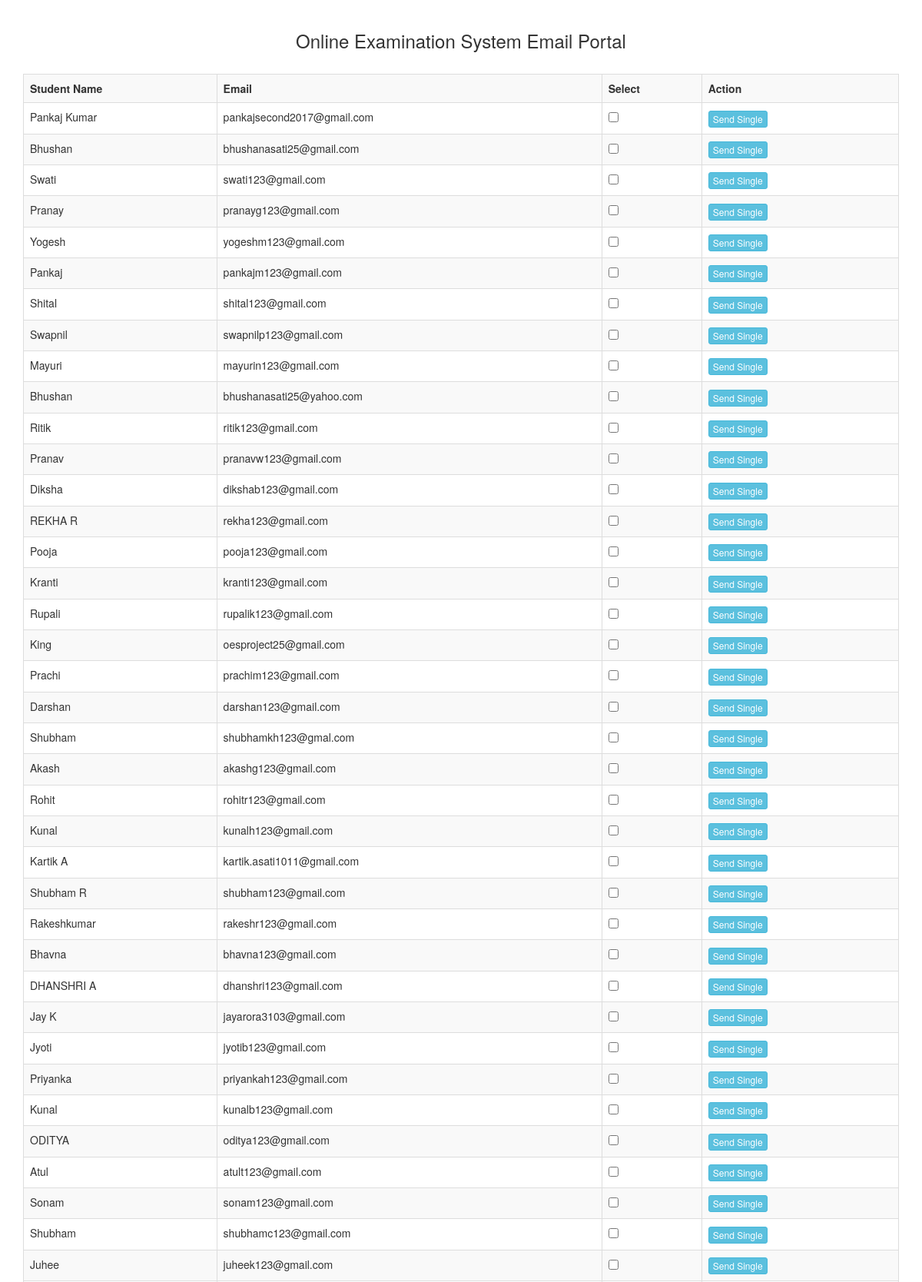
/admin/pages/email.php (upper part), run on the app's committed database.
### tables this page shows
CREATE TABLE `tbl_users` (
  `user_id` varchar(255) NOT NULL,
  `first_name` varchar(255) NOT NULL,
  `last_name` varchar(255) NOT NULL,
  `gender` varchar(255) NOT NULL,
  `dob` varchar(255) NOT NULL,
  `address` longtext NOT NULL,
  `email` varchar(255) NOT NULL,
  `phone` int(10) NOT NULL,
  `department` varchar(255) NOT NULL DEFAULT '-',
  `category` varchar(255) NOT NULL DEFAULT '-',
  `login` varchar(255) NOT NULL DEFAULT 'e10adc3949ba59abbe56e057f20f883e',
  `role` varchar(255) NOT NULL DEFAULT 'student',
  `avatar` longblob DEFAULT NULL,
  `acc_stat` varchar(255) NOT NULL DEFAULT '1'
);

### admin/pages/email.php (the view, shortened to what this page needs)
<?php
$connect = new PDO("mysql:host=localhost;dbname=oes_db", "root", "");
$query = "SELECT * FROM tbl_users ORDER BY user_id";
$statement = $connect->prepare($query);
$statement->execute();
$result = $statement->fetchAll();
?>
<!DOCTYPE html>
<html>
	<head>
		<link rel="stylesheet" href="https://maxcdn.bootstrapcdn.com/bootstrap/3.3.6/css/bootstrap.min.css" />
	</head>
	<body>
		<br />
		<div class="container">
			<h3 Align="center">Online Examination System Email Portal</h3>
			<br />
			<div class="table-responsive">
				<table class="table table-bordered table-striped">
					<tr>
						<th>Student Name</th>
						<th>Email</th>
						<th>Select</th>
						<th>Action</th>
					</tr>
				<?php
				$count = 0;
				foreach($result as $row)
				{
					$count = $count + 1;
					echo '
					<tr>
						<td>'.$row["first_name"].'</td>
						<td>'.$row["email"].'</td>
						<td>
							<input type="checkbox" name="single_select" class="single_select" data-email="'.$row["email"].'" data-name="'.$row["first_name"].'" />
						</td>
						<td>
						<button type="button" name="email_button" class="btn btn-info btn-xs email_button" id="'.$count.'" data-email="'.$row["email"].'" data-name="'.$row["first_name"].'" data-action="single">Send Single</button>
						</td>
					</tr>
					';
				}
				?>
				</table>
			</div>
		</div>
	</body>
</html>

### data on the page
tbl_users: first_name "Pankaj Kumar", email "pankajsecond2017@gmail.com"
tbl_users: first_name "Bhushan", email "bhushanasati25@gmail.com"
tbl_users: first_name "Swati", email "swati123@gmail.com"
tbl_users: first_name "Pranay", email "pranayg123@gmail.com"
tbl_users: first_name "Yogesh", email "yogeshm123@gmail.com"
tbl_users: first_name "Pankaj", email "pankajm123@gmail.com"
tbl_users: first_name "Shital", email "shital123@gmail.com"
tbl_users: first_name "Swapnil", email "swapnilp123@gmail.com"
tbl_users: first_name "Mayuri", email "mayurin123@gmail.com"
tbl_users: first_name "Bhushan", email "bhushanasati25@yahoo.com"
tbl_users: first_name "Ritik", email "ritik123@gmail.com"
tbl_users: first_name "Pranav", email "pranavw123@gmail.com"
tbl_users: first_name "Diksha", email "dikshab123@gmail.com"
tbl_users: first_name "REKHA R", email "rekha123@gmail.com"
tbl_users: first_name "Pooja", email "pooja123@gmail.com"
tbl_users: first_name "Kranti", email "kranti123@gmail.com"
tbl_users: first_name "Rupali", email "rupalik123@gmail.com"
tbl_users: first_name "King", email "oesproject25@gmail.com"
tbl_users: first_name "Prachi", email "prachim123@gmail.com"
tbl_users: first_name "Darshan", email "darshan123@gmail.com"
tbl_users: first_name "Shubham", email "shubhamkh123@gmal.com"
tbl_users: first_name "Akash", email "akashg123@gmail.com"
tbl_users: first_name "Rohit", email "rohitr123@gmail.com"
tbl_users: first_name "Kunal", email "kunalh123@gmail.com"
tbl_users: first_name "Kartik A", email "kartik.asati1011@gmail.com"
tbl_users: first_name "Shubham R", email "shubham123@gmail.com"
tbl_users: first_name "Rakeshkumar", email "rakeshr123@gmail.com"
tbl_users: first_name "Bhavna", email "bhavna123@gmail.com"
tbl_users: first_name "DHANSHRI A", email "dhanshri123@gmail.com"
tbl_users: first_name "Jay K", email "jayarora3103@gmail.com"
tbl_users: first_name "Jyoti", email "jyotib123@gmail.com"
tbl_users: first_name "Priyanka", email "priyankah123@gmail.com"
tbl_users: first_name "Kunal", email "kunalb123@gmail.com"
tbl_users: first_name "ODITYA", email "oditya123@gmail.com"
tbl_users: first_name "Atul", email "atult123@gmail.com"
tbl_users: first_name "Sonam", email "sonam123@gmail.com"
tbl_users: first_name "Shubham", email "shubhamc123@gmail.com"
tbl_users: first_name "Juhee", email "juheek123@gmail.com"
